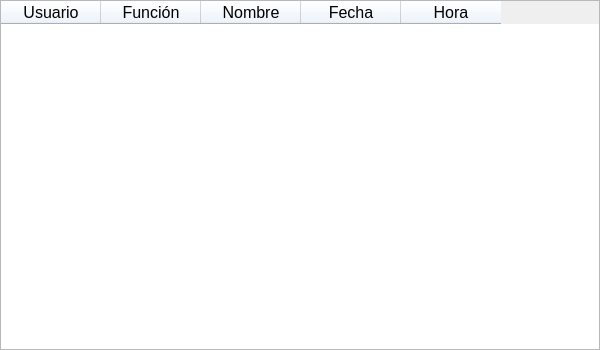
<?xml version="1.0" encoding="UTF-8"?>
<ui version="4.0">
 <class>historialWindow</class>
 <widget class="QMainWindow" name="historialWindow">
  <property name="geometry">
   <rect>
    <x>0</x>
    <y>0</y>
    <width>600</width>
    <height>350</height>
   </rect>
  </property>
  <property name="minimumSize">
   <size>
    <width>600</width>
    <height>350</height>
   </size>
  </property>
  <property name="maximumSize">
   <size>
    <width>600</width>
    <height>350</height>
   </size>
  </property>
  <property name="windowTitle">
   <string>Historial de Inicios de Sesión - Abaxfem</string>
  </property>
  <property name="windowIcon">
   <iconset resource="resources.qrc">
    <normaloff>:/Images/ResourcesFolder/Imagenes/Logo_Lineas.png</normaloff>:/Images/ResourcesFolder/Imagenes/Logo_Lineas.png</iconset>
  </property>
  <property name="styleSheet">
   <string notr="true"/>
  </property>
  <property name="toolButtonStyle">
   <enum>Qt::ToolButtonIconOnly</enum>
  </property>
  <widget class="QWidget" name="centralwidget">
   <property name="minimumSize">
    <size>
     <width>600</width>
     <height>350</height>
    </size>
   </property>
   <property name="maximumSize">
    <size>
     <width>600</width>
     <height>350</height>
    </size>
   </property>
   <property name="styleSheet">
    <string notr="true"/>
   </property>
   <widget class="QTableWidget" name="tableWidget">
    <property name="geometry">
     <rect>
      <x>0</x>
      <y>0</y>
      <width>600</width>
      <height>350</height>
     </rect>
    </property>
    <property name="font">
     <font>
      <family>Arial</family>
      <pointsize>10</pointsize>
      <fontweight>Medium</fontweight>
     </font>
    </property>
    <property name="autoFillBackground">
     <bool>true</bool>
    </property>
    <property name="styleSheet">
     <string notr="true">QHeaderView:section
{
background-color: rgb(237, 245, 255);
}</string>
    </property>
    <property name="lineWidth">
     <number>2</number>
    </property>
    <property name="editTriggers">
     <set>QAbstractItemView::NoEditTriggers</set>
    </property>
    <property name="alternatingRowColors">
     <bool>false</bool>
    </property>
    <property name="gridStyle">
     <enum>Qt::SolidLine</enum>
    </property>
    <property name="sortingEnabled">
     <bool>true</bool>
    </property>
    <attribute name="horizontalHeaderVisible">
     <bool>true</bool>
    </attribute>
    <attribute name="horizontalHeaderHighlightSections">
     <bool>false</bool>
    </attribute>
    <attribute name="horizontalHeaderShowSortIndicator" stdset="0">
     <bool>true</bool>
    </attribute>
    <attribute name="verticalHeaderVisible">
     <bool>false</bool>
    </attribute>
    <attribute name="verticalHeaderHighlightSections">
     <bool>false</bool>
    </attribute>
    <column>
     <property name="text">
      <string>Usuario</string>
     </property>
     <property name="font">
      <font>
       <family>Arial</family>
       <pointsize>12</pointsize>
       <stylestrategy>PreferDefault</stylestrategy>
       <fontweight>Medium</fontweight>
      </font>
     </property>
     <property name="background">
      <color>
       <red>217</red>
       <green>225</green>
       <blue>243</blue>
      </color>
     </property>
     <property name="foreground">
      <brush brushstyle="SolidPattern">
       <color alpha="255">
        <red>0</red>
        <green>0</green>
        <blue>0</blue>
       </color>
      </brush>
     </property>
     <property name="icon">
      <iconset resource="resources.qrc">
       <normaloff>:/Icons/ResourcesFolder/featherIcons/users.svg</normaloff>:/Icons/ResourcesFolder/featherIcons/users.svg</iconset>
     </property>
    </column>
    <column>
     <property name="text">
      <string>Función</string>
     </property>
     <property name="font">
      <font>
       <family>Arial</family>
       <pointsize>12</pointsize>
       <bold>false</bold>
      </font>
     </property>
     <property name="background">
      <color>
       <red>255</red>
       <green>255</green>
       <blue>255</blue>
      </color>
     </property>
     <property name="icon">
      <iconset resource="resources.qrc">
       <normaloff>:/Icons/ResourcesFolder/featherIcons/briefcase.svg</normaloff>:/Icons/ResourcesFolder/featherIcons/briefcase.svg</iconset>
     </property>
    </column>
    <column>
     <property name="text">
      <string>Nombre</string>
     </property>
     <property name="font">
      <font>
       <family>Arial</family>
       <pointsize>12</pointsize>
       <bold>false</bold>
      </font>
     </property>
     <property name="background">
      <color>
       <red>217</red>
       <green>225</green>
       <blue>243</blue>
      </color>
     </property>
     <property name="foreground">
      <brush brushstyle="SolidPattern">
       <color alpha="255">
        <red>0</red>
        <green>0</green>
        <blue>0</blue>
       </color>
      </brush>
     </property>
     <property name="icon">
      <iconset resource="resources.qrc">
       <normaloff>:/Icons/ResourcesFolder/featherIcons/at-sign.svg</normaloff>:/Icons/ResourcesFolder/featherIcons/at-sign.svg</iconset>
     </property>
    </column>
    <column>
     <property name="text">
      <string>Fecha</string>
     </property>
     <property name="font">
      <font>
       <family>Arial</family>
       <pointsize>12</pointsize>
      </font>
     </property>
     <property name="icon">
      <iconset resource="resources.qrc">
       <normaloff>:/Icons/ResourcesFolder/featherIcons/calendar.svg</normaloff>:/Icons/ResourcesFolder/featherIcons/calendar.svg</iconset>
     </property>
    </column>
    <column>
     <property name="text">
      <string>Hora</string>
     </property>
     <property name="font">
      <font>
       <family>Arial</family>
       <pointsize>12</pointsize>
      </font>
     </property>
     <property name="background">
      <color>
       <red>217</red>
       <green>225</green>
       <blue>243</blue>
      </color>
     </property>
     <property name="icon">
      <iconset resource="resources.qrc">
       <normaloff>:/Icons/ResourcesFolder/featherIcons/clock.svg</normaloff>:/Icons/ResourcesFolder/featherIcons/clock.svg</iconset>
     </property>
    </column>
   </widget>
  </widget>
 </widget>
 <resources>
  <include location="resources.qrc"/>
 </resources>
 <connections/>
</ui>
